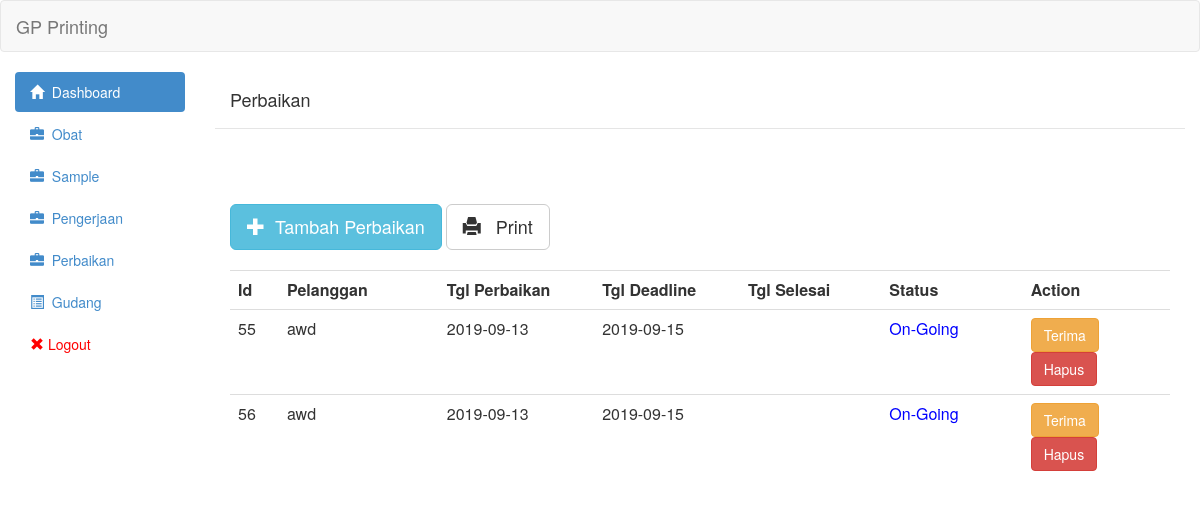
/view/revisi.php (signed in), run on the app's committed database.
### tables this page shows
CREATE TABLE `revisi` (
  `id` int(11) NOT NULL,
  `id_sample` int(11) NOT NULL,
  `id_pengerjaan` int(11) NOT NULL,
  `nomor_po` varchar(255) NOT NULL,
  `tipe` int(11) NOT NULL,
  `tgl_mulai` date NOT NULL,
  `tgl_deadline` date NOT NULL,
  `tgl_selesai` date NOT NULL,
  `status` int(11) NOT NULL,
  `qty_akhir` int(11) NOT NULL,
  `qty_awal` int(11) NOT NULL,
  `keterangan` text NOT NULL
);

CREATE TABLE `sample` (
  `id` int(11) NOT NULL,
  `artikel` varchar(255) NOT NULL,
  `nomor_po` varchar(30) NOT NULL,
  `tgl` date NOT NULL,
  `tgl_selesai` date DEFAULT NULL,
  `tgl_naik_bahan` date DEFAULT NULL,
  `status` tinyint(1) NOT NULL DEFAULT 0,
  `biaya` int(11) NOT NULL
);

### controller/revisi/revisi_show.php (the view, shortened to what this page needs)
<?php
	include('../controller/config/linken.php');
	include('../controller/config/asset.php');
	$queryGetRevisi = "SELECT revisi.id,revisi.tgl_mulai,revisi.tgl_deadline,revisi.tgl_selesai,sample.artikel,revisi.status FROM revisi join sample on revisi.id_sample = sample.id  ORDER BY revisi.id ASC";
	$resultGetRevisi = mysqli_query($link,$queryGetRevisi) or die(mysqli_error($link));
	 echo "<table class='table table-hover'><tr>
                        <th class='col-md-1' style='width:2%'>Id</th>
                        <th class='col-md-1'>Pelanggan</th>
                        <th class='col-md-1'>Tgl Perbaikan</th>
                        <th class='col-md-1'>Tgl Deadline</th>
						<th class='col-md-1'>Tgl Selesai</th>
                        <th class='col-md-1'>Status</th>
                        <th class='col-md-1'>Action</th>
						</tr>";
	while($row = mysqli_fetch_assoc($resultGetRevisi)){
    if($row['tgl_selesai']=='0000-00-00'){
        $row['tgl_selesai']=null;
    }
	?>
                            <tr onclick='AjaxGetDetailRevisi(<?php echo $row["id"];?>)'>
								<td><?php echo $row['id']?></td>
                                <td><?php echo $row['artikel']?></td>
                                <td><?php echo $row['tgl_mulai']?></td>
                                <td><?php echo $row['tgl_deadline']?></td>
                                <td><?php echo $row['tgl_selesai']?></td>
								<td><?php if($row['status']==0){
									echo "<span style='color:red'>Idle</span>";
									}else if($row['status']==1){
										echo "<span style='color:blue'>On-Going</span>";
									}else if($row['status']==2){
										echo "<span style='color:green'>Done</span>";
									}else if($row['status']==3){
										echo "<span style='color:red'>Not Suitable</span>";
									}
								;?></td><td>
                                <?php
                                if($row['status']==0){ ?>
                                <button onclick="ChangeStatusRevisiKerjakan(<?php echo $row["id"];?>,<?php echo $row["status"];?>)" class="btn btn-primary">Kerjakan</button>
                                <?php }else if($row['status']==1){ ?>
                                <button onclick="ChangeStatusRevisiDone(<?php echo $row["id"];?>,<?php echo $row["status"];?>)" class="btn btn-warning">Terima</button>
                                <?php }?>
                                <a class='btn btn-danger' href='controller/revisi/revisi_delete.php?id="<?php echo $row["id"];?>"'>Hapus</a></td>
                            </tr>
<?php
	}
	echo "</table>"
	?>

### data on the page
revisi: id "55", id_sample.artikel "awd", tgl_mulai "2019-09-13", tgl_deadline "2019-09-15", status "On-Going"
revisi: id "56", id_sample.artikel "awd", tgl_mulai "2019-09-13", tgl_deadline "2019-09-15", status "On-Going"
